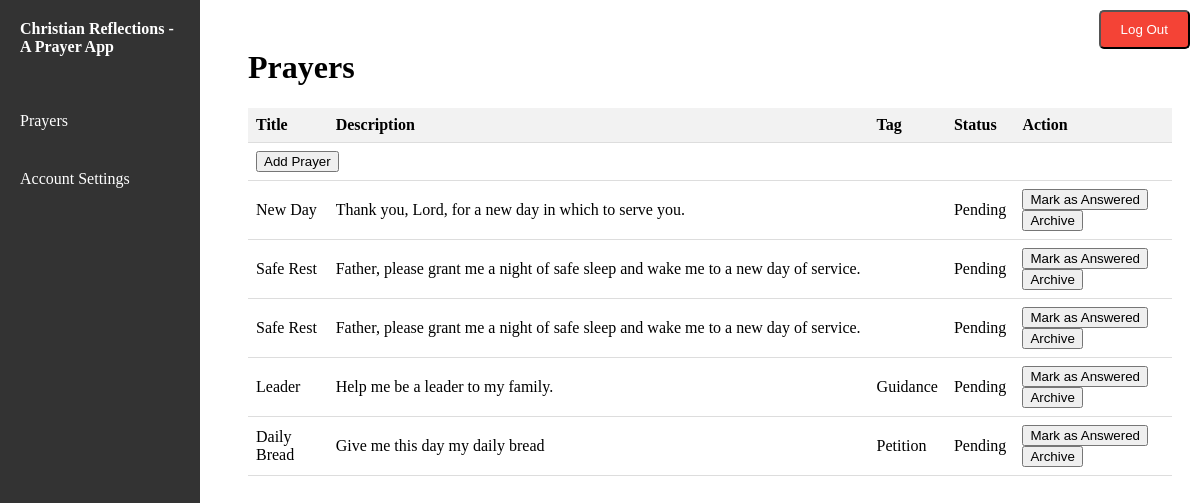
The app's page /prayers (signed in), older data.
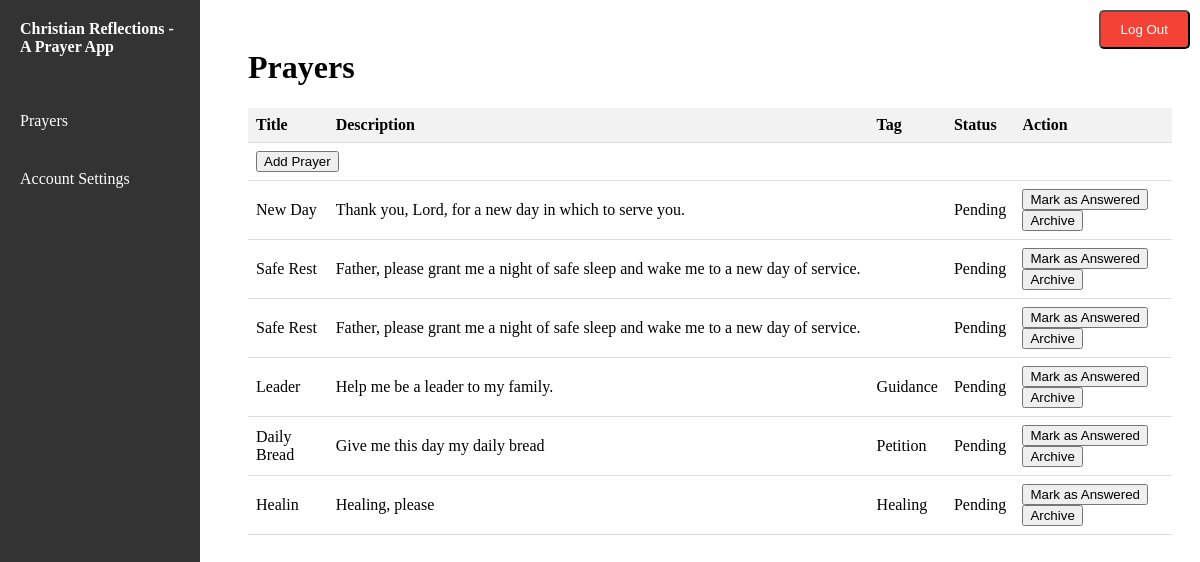
The same page, newer data.
### app.py (models this page shows)
class Prayer(db.Model):
    id = db.Column(db.Integer, primary_key=True)
    user_id = db.Column(db.Integer, db.ForeignKey('user.id'), nullable=False)
    title = db.Column(db.String(100),nullable=False)
    description = db.Column(db.Text, nullable=False)
    answered = db.Column(db.Boolean, default=False)
    archived = db.Column(db.Boolean, default=False)
    created_at = db.Column(db.DateTime, default=current_utc_time)
    last_modified = db.Column(db.DateTime, default=current_utc_time, onupdate=current_utc_time)
    user = db.relationship('User', backref=db.backref('prayers', lazy=True))
    tag = db.relationship('Tag', secondary=prayer_tags, lazy='subquery',
        backref=db.backref('prayers', lazy=True))

class Tag(db.Model):
    __tablename__ = 'tag'
    id = db.Column(db.Integer, primary_key = True)
    name = db.Column(db.String(50), nullable = False)

### app.py (the view)
@app.route('/prayers')
def view_prayers():
    if 'user_id' not in session:
        flash("Please log in to add a prayer", "error")
        return redirect(url_for('login'))
    categories = ["Thanksgiving", "Lament", "Praise", "Wisdom", "Intercession", "Confession" , "Petition", "Healing", "Protection", "Guidance", "Strength", "Unity", "Hope", "Mission"]
    user_id = session['user_id']
    user_prayers = Prayer.query.filter_by(user_id=user_id).all()
    return render_template('prayers.html', prayers = user_prayers, categories=categories)

### templates/prayers.html (shortened to what this page needs)
{% extends 'base.html' %}
{% block content %}
    <h1>Prayers</h1>
    <table class="prayer-table">
        <thead>
            <tr>
                <th>Title</th>
                <th>Description</th>
                <th>Tag</th>
                <th>Status</th>
                <th>Action</th>
            </tr>
        </thead>
        <tbody>
            <tr>
                <td colspan="5">
                    <button onclick="toggleAddPrayerForm()">Add Prayer</button>
                </td>
            </tr>
            {% for prayer in prayers %}
            <tr>
                <td>{{ prayer.title }}</td>
                <td>{{ prayer.description }}</td>
                <td>
                    {% for tag in prayer.tag %}
                        {{ tag.name }}
                    {% endfor %}
                </td>
                <td>{{ "Answered" if prayer.answered else "Pending" }}</td>
                <td>
                    <form action="{% if prayer.answered %}{{ url_for('mark_pending', prayer_id=prayer.id) }}{% else %}{{ url_for('mark_answered', prayer_id=prayer.id) }}{% endif %}" method="POST" style="display:inline;">
                        <button type="submit">{% if prayer.answered %}Mark as Pending{% else %}Mark as Answered{% endif %}</button>
                    </form>
                    <form action="{{ url_for('mark_archived', prayer_id=prayer.id) }}" method="POST" style="display: inline;">
                        <button type="submit">Archive</button>
                    </form>
                </td>
            </tr>
            {% endfor %}
        </tbody>
    </table>
{% endblock %}

### templates/base.html (shortened to what this page needs)
<!DOCTYPE html>
<html lang="en">
<head>
    <link rel="stylesheet" href="{{ url_for('static', filename='styles.css') }}">
</head>
<body>
    <nav>
        {% if session.logged_in %}
            <form action="/logout" method="GET">
                <button type="submit" class="logout-btn">Log Out</button>
            </form>
        {% elif 'signup' in request.path %}
            <a href="/" class="login-signup-btn">Login</a>
        {% else %}
            <a href="/signup" class="login-signup-btn">Sign Up</a>
        {% endif %}
    </nav>
    <div class="navbar">
        <div class="navbar-brand">Christian Reflections - A Prayer App</div>
        <nav>
            <ul>
                <li><a href="{{ url_for('view_prayers') }}">Prayers</a></li>
                <li><a href="{{ url_for('account_settings') }}">Account Settings</a></li>
            </ul>
        </nav>
    </div>
    <div class="content">
        {% block content %}
        {% endblock %}
    </div>
</body>
</html>

### static/styles.css (style rules this page uses)
.logout-btn { position: absolute; top: 10px; right: 10px; background-color: #f44336; color: white; padding: 10px 20px; text-decoration: none; border-radius: 5px; }
.prayer-table { width:100%; border-collapse: collapse; margin-top: 20px; }
.prayer-table th, .prayer-table td { padding: 8px; text-align: left; border-bottom: 1px solid #ddd; }
.prayer-table th { background-color: #f2F2F2; }
.prayer-table td:nth-child(2) { white-space: nowrap; overflow: hidden; text-overflow: ellipsis; }
.navbar { position: fixed; top: 0; left: 0; width: 200px; height: 100%; background-color: #333; color: #fff; }
.navbar-brand { padding: 20px; font-weight: bold; }
nav ul { list-style-type: none; padding: 0; }
nav ul li { padding: 10px 0; }
nav ul li a { display: block; padding: 10px 20px; color: #fff; text-decoration: none; }
.content { margin-left: 220px; padding: 20px; }

Row changes from the older to the newer data that the page shows:
added Prayer: title "Healin", description "Healing, please", answered "Pending", shows "Mark as Answered"
added Tag: name "Healing", shown under "Healin"
